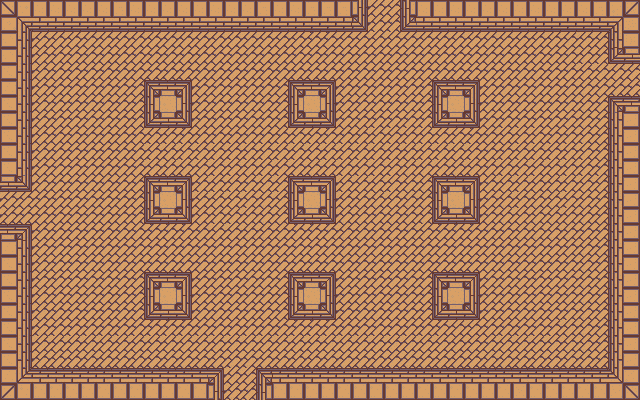

Rendered tile map (Tiled .tmx) drawn with the repository's tilesets; below, a short description and the full map source, tile grids included:
An orthogonal 40x25 tile map with 16x16 px tiles, 1 tile layer (background), 3 tilesets and 17 objects.

<map version="1.0" orientation="orthogonal" renderorder="right-down" width="40" height="25" tilewidth="16" tileheight="16" nextobjectid="58">
 <tileset firstgid="1" name="tileset_1" tilewidth="16" tileheight="16" tilecount="1200" columns="40">
  <image source="tileset_1.png" width="640" height="480" />
 </tileset>
 <tileset firstgid="1201" name="player" tilewidth="32" tileheight="32" tilecount="1" columns="1">
  <image source="../../img/player_stand.png" width="32" height="36" />
 </tileset>
 <tileset firstgid="1202" name="scarab" tilewidth="64" tileheight="32" tilecount="1" columns="1">
  <image source="../../img/scarab.png" width="64" height="32" />
 </tileset>
 <layer name="background" width="40" height="25">
  <data encoding="csv">
1,2,3,3,3,3,3,4,3,3,3,3,3,3,3,3,4,3,3,4,4,4,283,83,84,281,3,3,3,3,3,3,3,3,3,3,3,4,5,6,
41,42,43,43,43,43,43,44,43,43,43,43,43,43,43,43,44,43,43,44,44,44,323,123,124,321,43,43,43,43,43,43,43,43,43,43,43,44,45,46,
81,82,83,84,84,84,84,84,84,84,84,84,84,84,84,84,84,84,84,124,124,84,84,84,84,84,84,84,84,84,84,84,84,84,84,84,83,84,85,86,
81,82,123,124,124,124,124,124,124,124,124,124,124,124,124,124,124,124,124,124,124,124,124,124,124,124,124,124,124,124,124,124,124,124,124,124,123,124,321,322,
121,122,123,124,124,124,124,124,124,124,124,124,124,124,124,124,124,124,124,124,124,124,124,124,124,124,124,124,124,124,124,124,124,124,124,124,83,83,83,84,
161,122,123,124,124,124,124,124,124,241,242,243,124,124,124,124,124,124,241,242,243,124,124,124,124,124,124,241,242,243,124,124,124,124,124,124,123,123,123,124,
121,122,123,124,124,124,124,124,124,281,282,283,124,124,124,124,124,124,281,282,283,124,124,124,124,124,124,281,282,283,124,124,124,124,124,124,123,124,241,242,
121,122,123,124,124,124,124,124,124,321,322,323,124,124,124,124,124,124,321,322,323,124,124,124,124,124,124,321,322,323,124,124,124,124,124,124,123,124,125,126,
121,122,123,124,124,124,124,124,124,83,84,124,124,124,124,124,124,124,83,84,124,124,124,83,84,84,84,83,84,124,124,84,84,84,124,124,123,124,125,126,
121,122,123,124,124,124,124,124,124,83,83,83,84,84,84,84,84,84,83,83,83,83,84,83,84,83,83,83,83,83,124,124,84,84,84,84,84,124,125,126,
121,122,123,124,124,124,124,124,124,83,123,83,84,83,84,84,84,83,83,123,83,83,84,83,84,123,83,83,123,83,124,83,84,83,83,83,84,124,125,126,
322,323,123,124,124,124,124,124,124,241,242,243,124,83,84,124,83,83,241,242,243,83,83,83,84,123,123,241,242,243,124,83,83,83,123,83,83,84,85,126,
83,84,124,124,124,124,124,124,124,281,282,283,83,83,83,83,123,83,281,282,283,83,123,123,83,123,123,281,282,283,124,123,83,123,123,83,123,124,85,126,
123,124,124,124,124,124,124,124,124,321,322,323,123,123,123,83,123,123,321,322,323,123,123,124,123,124,123,321,322,323,124,123,83,123,123,83,123,124,85,126,
242,243,124,124,124,124,124,124,124,124,124,124,124,84,83,123,123,123,124,124,124,123,123,124,123,124,84,124,124,124,124,124,123,123,123,123,124,124,125,126,
161,122,123,124,124,124,124,124,124,124,124,124,124,124,124,123,124,124,124,124,124,124,124,124,124,124,124,124,124,124,124,124,124,124,124,124,123,124,125,126,
121,122,123,124,124,124,124,124,124,124,124,124,124,124,124,124,124,124,124,124,124,124,124,124,124,124,124,124,124,124,124,124,124,124,124,124,123,124,125,126,
121,122,123,124,124,124,124,124,124,241,242,243,124,124,124,124,124,124,241,242,243,124,124,124,124,124,124,241,242,243,124,124,124,124,124,124,123,124,125,126,
121,122,123,124,124,124,124,124,124,281,282,283,124,124,124,124,124,124,281,282,283,124,124,124,124,124,124,281,282,283,124,124,124,124,124,124,123,124,125,126,
121,122,123,124,124,124,124,124,124,321,322,323,124,124,124,124,124,124,321,322,323,124,124,124,124,124,124,321,322,323,124,124,124,124,124,124,123,124,125,126,
121,122,123,124,124,124,124,124,124,124,124,124,124,124,124,124,124,124,124,124,124,124,124,124,124,124,124,124,83,83,124,124,124,124,124,83,123,124,125,126,
121,122,83,83,83,83,83,83,83,83,83,83,83,83,83,83,83,83,83,83,83,83,83,83,83,83,83,83,123,123,124,83,83,83,83,123,123,124,125,126,
121,122,123,123,123,123,123,123,123,123,123,123,123,123,123,123,123,123,123,123,123,123,123,123,123,123,123,123,123,123,123,123,123,123,123,123,123,124,125,126,
161,162,164,164,164,164,164,164,164,164,164,164,164,243,83,84,241,164,164,164,164,164,164,164,164,164,164,164,164,164,164,164,163,164,164,164,164,164,165,166,
201,202,204,204,204,204,204,204,204,204,204,204,204,283,123,124,281,204,204,204,204,204,204,204,204,204,204,204,204,204,204,204,203,204,204,204,204,204,205,206
</data>
 </layer>
 <objectgroup name="enemies" />
 <objectgroup name="solids">
  <object id="37" x="0" y="32" width="32" height="160" />
  <object id="38" x="0" y="224" width="32" height="176" />
  <object id="43" x="608" y="32" width="32" height="32" />
  <object id="44" x="608" y="96" width="32" height="272" />
  <object id="45" x="0" y="0" width="368" height="32" />
  <object id="46" x="400" y="0" width="240" height="32" />
  <object id="47" x="32" y="368" width="192" height="32" />
  <object id="48" x="256" y="368" width="384" height="32" />
  <object id="49" x="144" y="80" width="48" height="48" />
  <object id="50" x="288" y="80" width="48" height="48" />
  <object id="51" x="432" y="80" width="48" height="48" />
  <object id="52" x="144" y="176" width="48" height="48" />
  <object id="53" x="144" y="272" width="48" height="48" />
  <object id="54" x="288" y="176" width="48" height="48" />
  <object id="55" x="432" y="176" width="48" height="48" />
  <object id="56" x="432" y="272" width="48" height="48" />
  <object id="57" x="288" y="272" width="48" height="48" />
 </objectgroup>
 <objectgroup name="player" />
</map>
